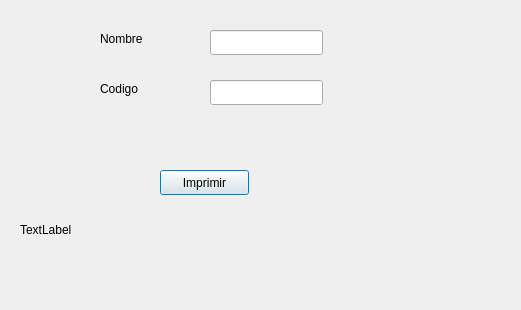
<?xml version="1.0" encoding="UTF-8"?>
<ui version="4.0">
 <class>Dialog</class>
 <widget class="QDialog" name="Dialog">
  <property name="geometry">
   <rect>
    <x>0</x>
    <y>0</y>
    <width>521</width>
    <height>310</height>
   </rect>
  </property>
  <property name="windowTitle">
   <string>Dialog</string>
  </property>
  <widget class="QLabel" name="labelOutput">
   <property name="geometry">
    <rect>
     <x>20</x>
     <y>220</y>
     <width>451</width>
     <height>20</height>
    </rect>
   </property>
   <property name="text">
    <string>TextLabel</string>
   </property>
  </widget>
  <widget class="QLineEdit" name="lineEditName">
   <property name="geometry">
    <rect>
     <x>210</x>
     <y>30</y>
     <width>113</width>
     <height>25</height>
    </rect>
   </property>
  </widget>
  <widget class="QLineEdit" name="lineEditCod">
   <property name="geometry">
    <rect>
     <x>210</x>
     <y>80</y>
     <width>113</width>
     <height>25</height>
    </rect>
   </property>
  </widget>
  <widget class="QLabel" name="labelName">
   <property name="geometry">
    <rect>
     <x>100</x>
     <y>30</y>
     <width>67</width>
     <height>17</height>
    </rect>
   </property>
   <property name="text">
    <string>Nombre</string>
   </property>
  </widget>
  <widget class="QLabel" name="labelCod">
   <property name="geometry">
    <rect>
     <x>100</x>
     <y>80</y>
     <width>67</width>
     <height>17</height>
    </rect>
   </property>
   <property name="text">
    <string>Codigo</string>
   </property>
  </widget>
  <widget class="QPushButton" name="pushButtonClick">
   <property name="geometry">
    <rect>
     <x>160</x>
     <y>170</y>
     <width>89</width>
     <height>25</height>
    </rect>
   </property>
   <property name="text">
    <string>Imprimir</string>
   </property>
  </widget>
 </widget>
 <resources/>
 <connections/>
</ui>
